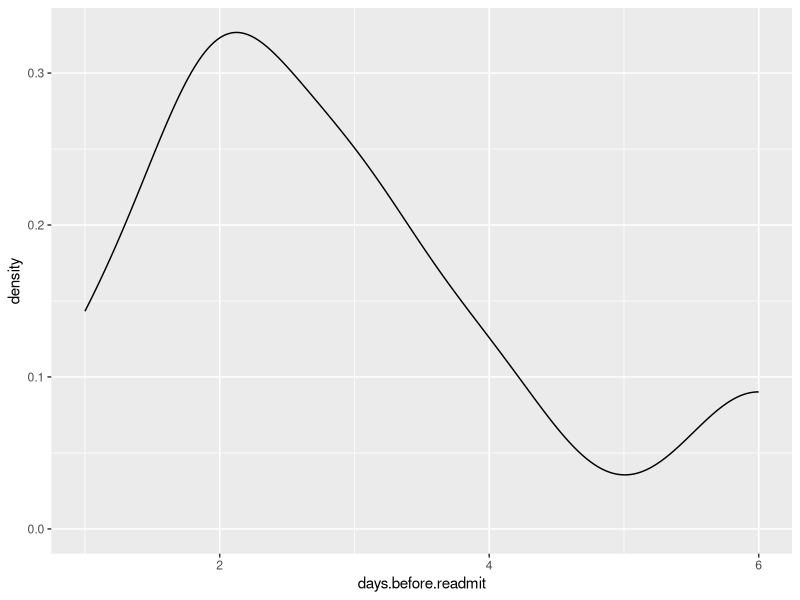
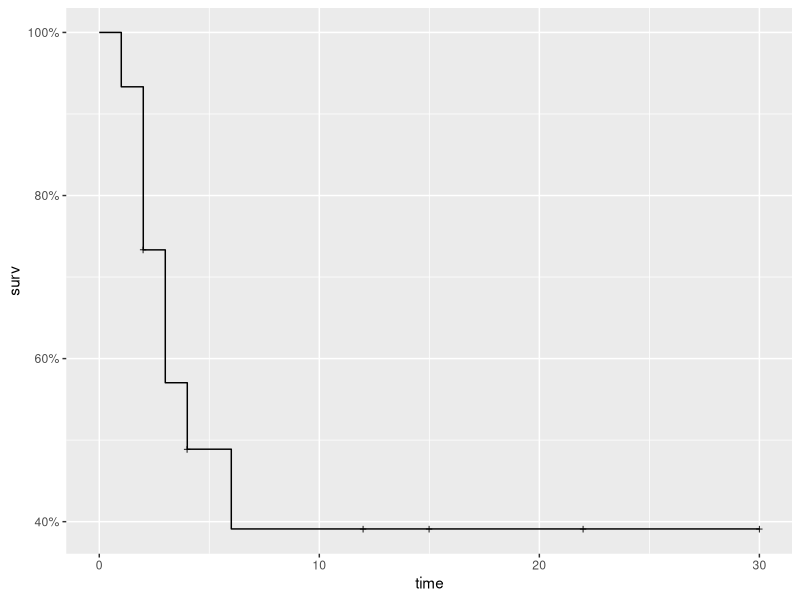
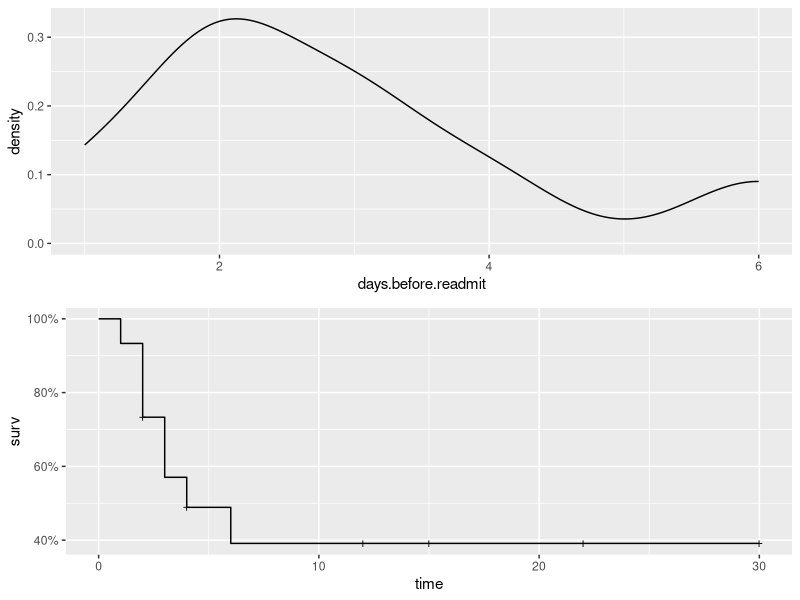

The R source for these figures, in order:
## ---- chunk 1
knitr::opts_chunk$set(echo = TRUE, 
                      warning = FALSE, 
                      message = FALSE)

library(kableExtra)

# shortcuts: 
# > ctrl + alt + i ==> new code chunk
# > ctrl + shift + k ==> knit doc 
# \  ==> line break (include 2 spaces after)
## ---- chunk 2
library(tidyverse)
library(survival)
library(ggfortify)  # one-line survival plots with ggplot2::autoplot.
library(ggpubr)

## ---- chunk 3

df1.readmits <- 
    data.frame(stringsAsFactors=FALSE,
                patient_id = c(1L, 2L, 3L, 4L, 5L, 6L, 7L, 8L, 9L, 10L, 11L, 12L,
                               13L, 14L, 15L),
       days.before.readmit = c(1L, 2L, 2L, 2L, 3L, 3L, 4L, 6L, 2L, 12L, 15L, 30L,
                               2L, 22L, 4L),
              not.censored = c(1L, 1L, 1L, 1L, 1L, 1L, 1L, 1L, 0L, 0L, 0L, 0L, 0L,
                               0L, 0L),
                     notes = c(NA, NA, NA, NA, NA, NA, NA, NA,
                               "no observed readmit", "no observed readmit",
                               "no observed readmit", "no observed readmit",
                               "no observed readmit", "no observed readmit",
                               "no observed readmit")
    )



## ---- chunk 4
df1.readmits %>% 
    kable() %>% 
    kable_styling(bootstrap_options = c("striped")) %>%
    scroll_box(width = "100%", height = "400px")

## ---- chunk 5

p1.density <- 
    df1.readmits %>% 
    filter(not.censored == 1) %>% 
    
    ggplot(aes(x = days.before.readmit)) + 
    geom_density()
    
p1.density    
    
## ---- chunk 6
# Surv( ) builds the standard survival object: 
Surv(df1.readmits$days.before.readmit,
     df1.readmits$not.censored)

# Note that a “+” after the time in the print out of km indicates censoring.
## ---- chunk 7
# Kaplan-Meier curve: 
km1.survival <- survfit(Surv(days.before.readmit, 
                             not.censored) ~ 1,
                        data = df1.readmits)

summary(km1.survival)


p2.survival <- autoplot(km1.survival,
                        conf.int = FALSE, 
                        firsty = 1)
p2.survival

## ---- chunk 8
ggarrange(p1.density, 
          p2.survival, 
          nrow = 2)
